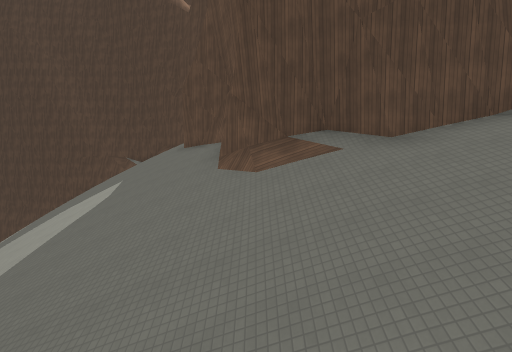
View 1 (above)

19 first-person views from a walk through a Godot game level. The camera is 1.3 m above the floor, tilts 6° down and sees 90° across. The floor is counted in squares, 2 m on a side. Each view is taken from the middle of a square. On the plan, view 1 faces up. The plan holds only what a view shows up to about 9 squares ahead; the rest is blank. The place goes on beyond the plan. Surface patterns are stand-ins for the level's own textures.

View 2
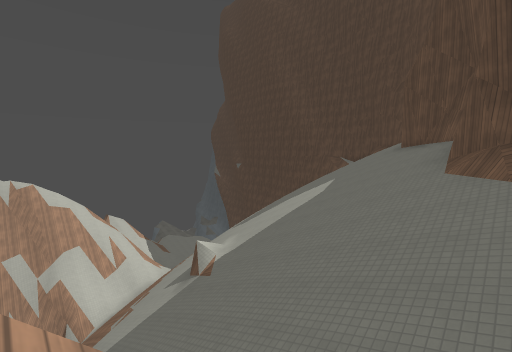

View 3
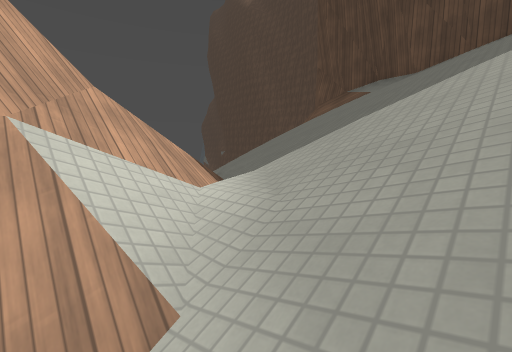

View 4
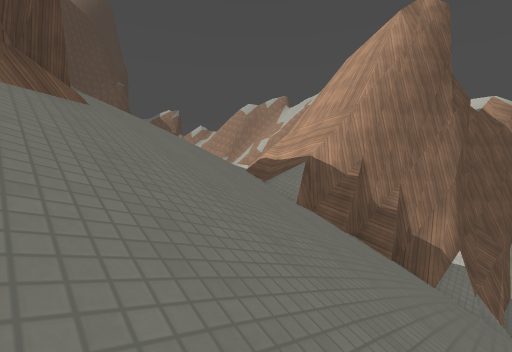

View 5
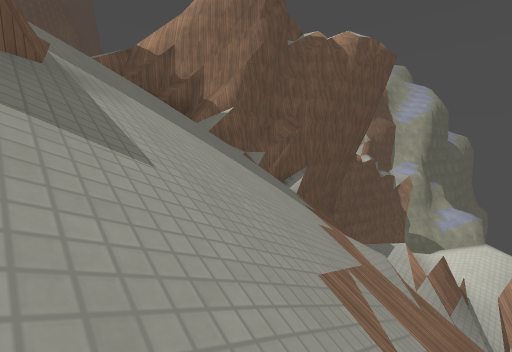

View 6
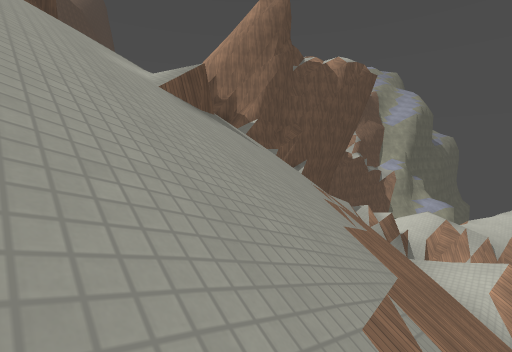

View 7
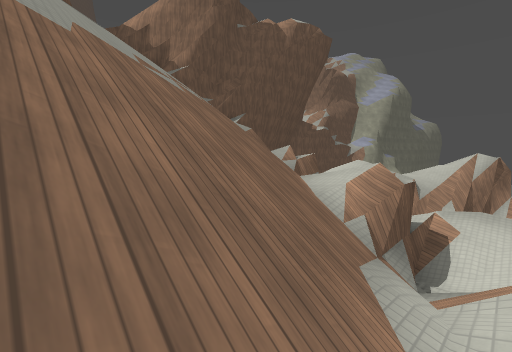

View 8
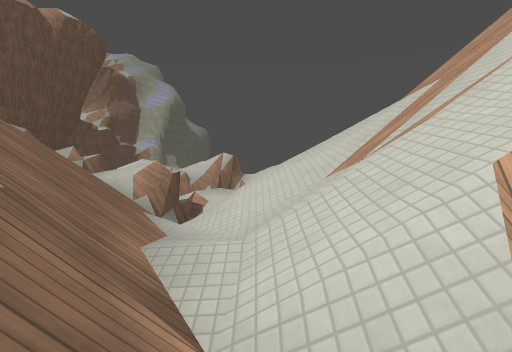

View 9
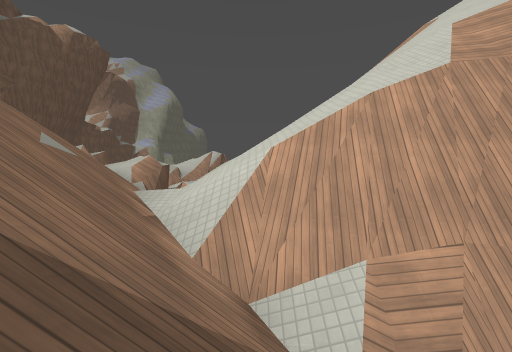

View 10
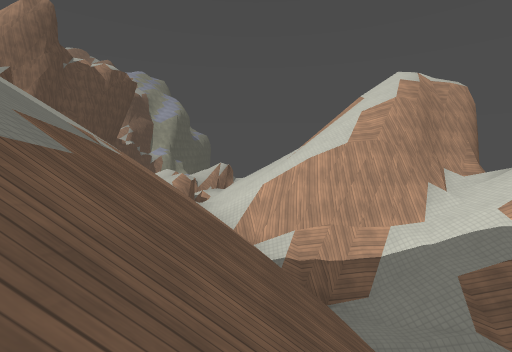

View 11
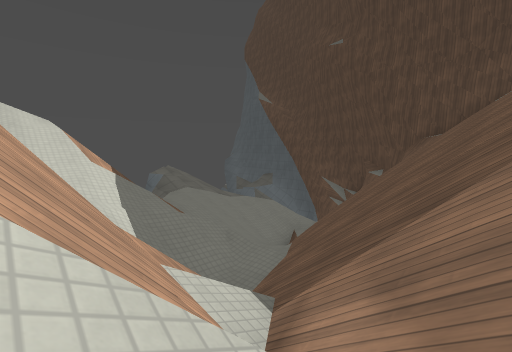

View 12
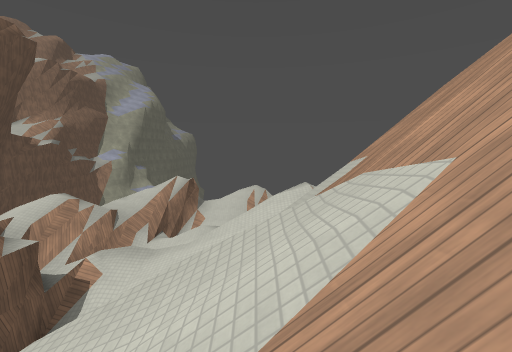

View 13
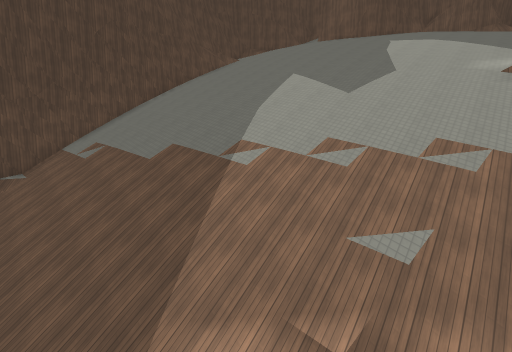

View 14
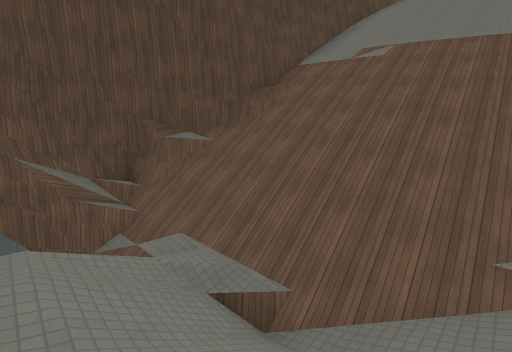

View 15
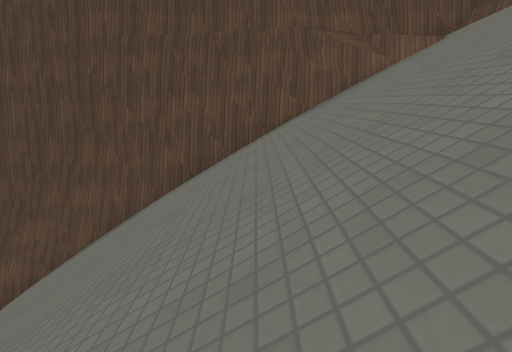

View 16
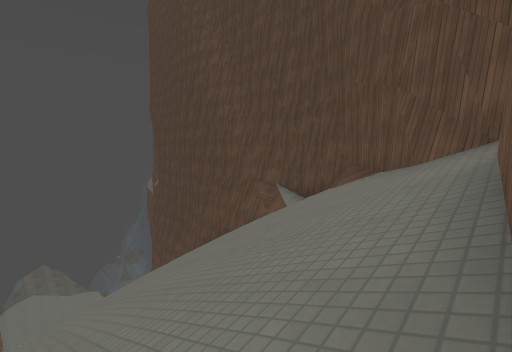

View 17
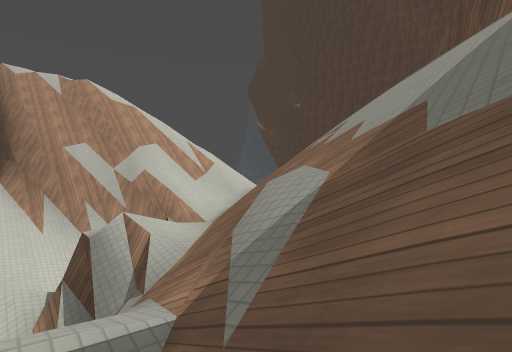

View 18
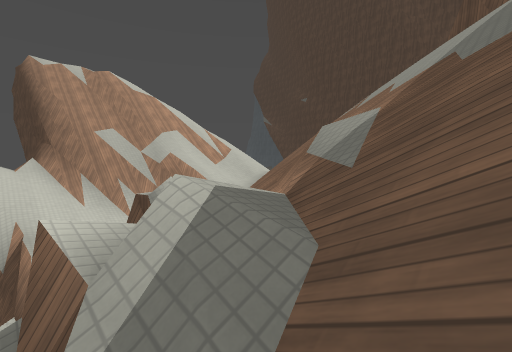

View 19
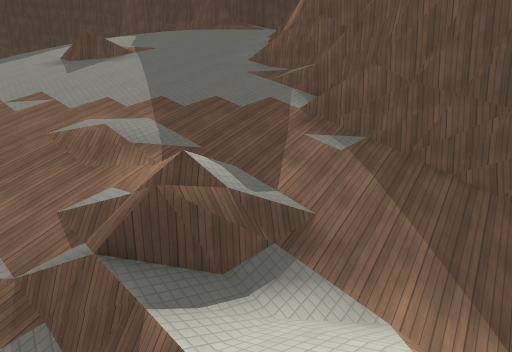

### Floor plan
Key: @ floor where view 1 was taken; # wall or solid block; . main floor; : floor 0.75 m higher than the main floor; + floor 1.5 m higher than the main floor; * floor 2.5 m higher than the main floor; % floor 3.25 m higher than the main floor; & floor 4 m higher than the main floor; / step, stairs or slope; = window, fence, low wall or low ledge; ^ raised ledge; v drop or lower ground.
Columns run from 21 left of view 1 to 4 right of it. Each row starts with its distance up from view 1.
 18 ####
 17 v ^##
 16  v/##############
 15  ////=//////////##
 14 /////////////////##
 13 //////////////////#
 12 //////////////////#
 11 //////////////////
 10 ://////////////////##
  9 ////////////////////#
  8 ////////////////////#
  7 ////#=//////////////##
  6 //####=//////////////###
  5 ###////////////////////###
  4 #v////////////#///////////
  3  /////////////////////////
  2  //////==/////////////////
  1  ===//===//////////==/////
  0  ///////.v///=////###@////
 -1  //#=v/:.###/=///#######//
 -2   v#=*++:#=.##///###
 -3    v%%*#=##=###//#
 -4    v&=    #=#////#
 -5           # /////#
 -6             v

Positions as (right, up) in squares from view 1, and headings:
1: (0, 0), facing up
2: (0, 0), facing up-left
3: (4, -1), facing up-left
4: (-4, 6), facing down-right
5: (-9, 4), facing down-right
6: (-11, 7), facing down-right
7: (-13, 5), facing down-right
8: (-14, 7), facing down
9: (-15, 9), facing down
10: (-15, 13), facing down
11: (-14, 6), facing up-left
12: (-16, 4), facing down
13: (-16, 5), facing up-right
14: (-21, 11), facing up-right
15: (-10, 11), facing up
16: (-3, 10), facing up-left
17: (-6, -2), facing up-left
18: (-6, -3), facing up-left
19: (-9, -5), facing up-right
